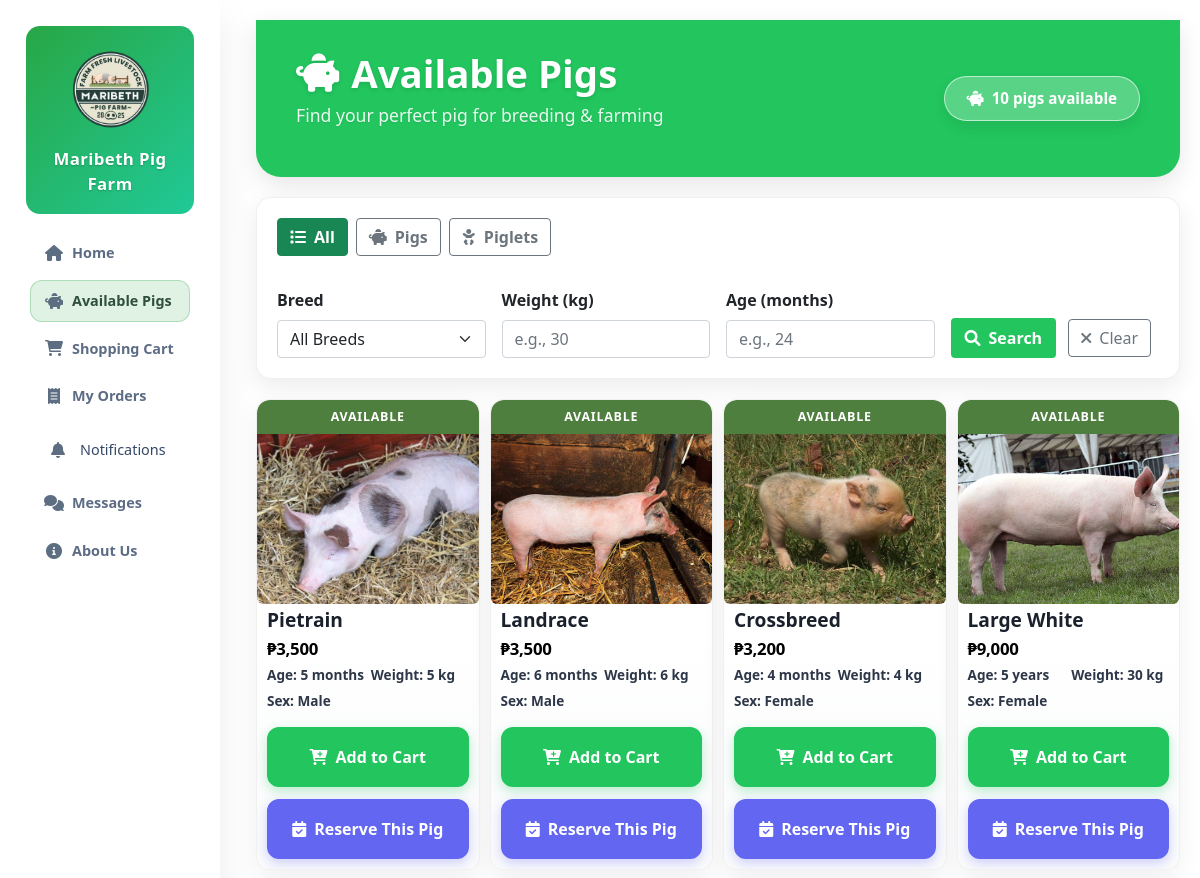
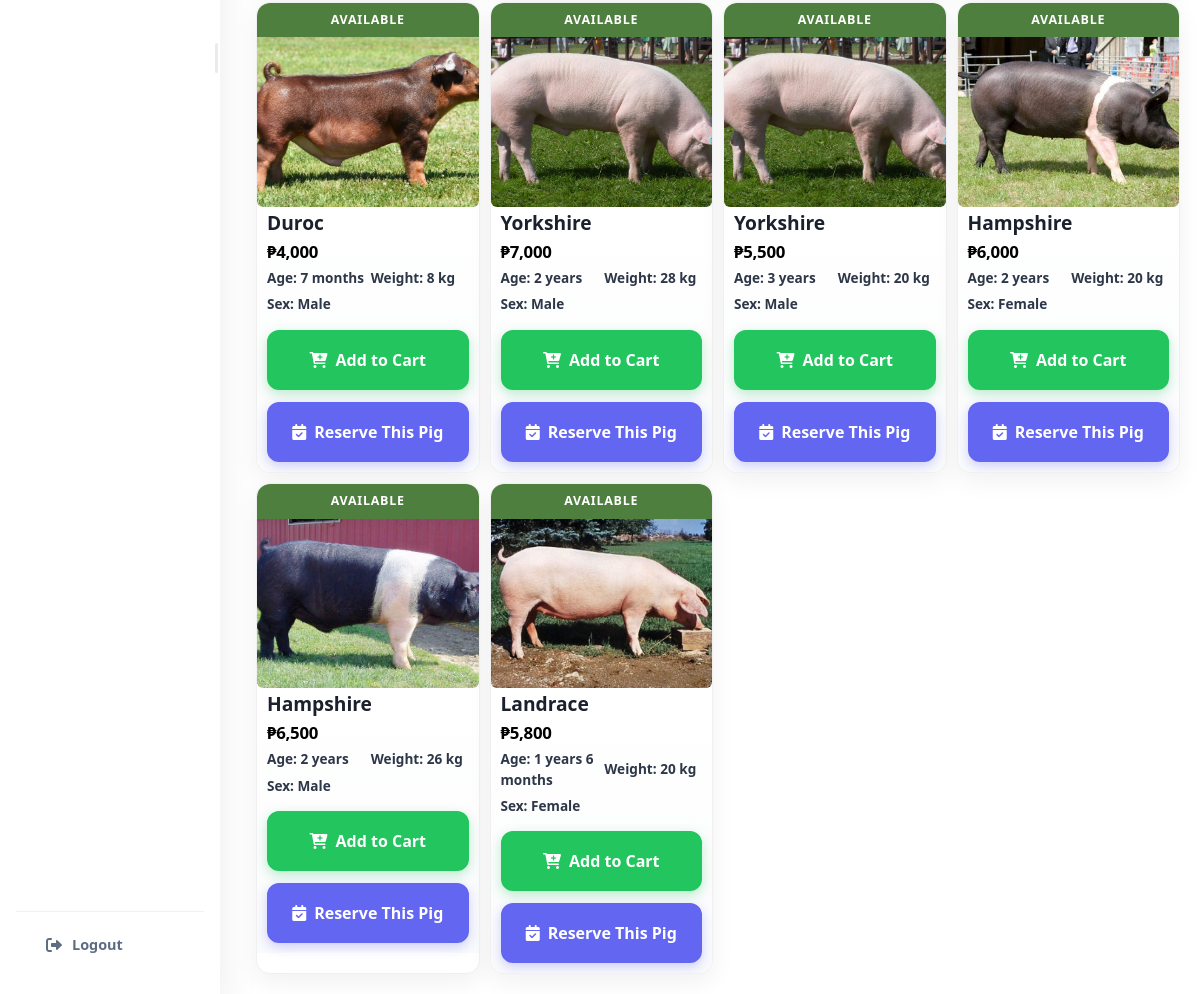
The page /available-pigs/ (signed in) on the database its author committed (2 pictures, top to bottom).
### myapp/models.py (models this page shows, shortened)
class Pig(models.Model):
    SEX_CHOICES = [
        ('M', 'Male'),
        ('F', 'Female'),
    ]
    BREED_CHOICES = [
        ('Yorkshire', 'Yorkshire'),
        ('Landrace', 'Landrace'),
        ('Duroc', 'Duroc'),
        ('Hampshire', 'Hampshire'),
        ('Pietrain', 'Pietrain'),
        ('Large White', 'Large White'),
        ('Native', 'Native'),
        ('Crossbreed', 'Crossbreed'),
    ]
    breed = models.CharField(max_length=50, choices=BREED_CHOICES)
    age_months = models.IntegerField(help_text="Age in months")
    weight_kg = models.DecimalField(max_digits=6, decimal_places=2, help_text="Weight in kilograms")
    sex = models.CharField(max_length=1, choices=SEX_CHOICES)
    price = models.DecimalField(max_digits=10, decimal_places=2)
    description = models.TextField(blank=True, help_text="Short description of the pig's characteristics")
    picture = models.ImageField(upload_to='pig_images/', blank=True, null=True)
    is_available = models.BooleanField(default=True)
    created_at = models.DateTimeField(auto_now_add=True)
    def get_age_display(self):
        if self.age_months >= 12:
            years = self.age_months // 12
            remaining_months = self.age_months % 12
            if remaining_months > 0:
                return f"{years} years {remaining_months} months"
            else:
                return f"{years} years"
        else:
            return f"{self.age_months} months"

### myapp/views.py (the view)
# urls.py: path('available-pigs/', views.available_pigs_view, name='available_pigs'),
@login_required
def available_pigs_view(request):
    pigs = Pig.objects.filter(is_available=True)
    breed = request.GET.get('breed', '')
    min_weight = request.GET.get('min_weight', '')
    max_weight = request.GET.get('max_weight', '')
    min_age = request.GET.get('min_age', '')
    max_age = request.GET.get('max_age', '')
    age_filter = request.GET.get('age_filter', '')
    if age_filter == 'pigs':
        pigs = pigs.filter(age_months__gte=6)  # 6 months or older = pigs
    elif age_filter == 'piglets':
        pigs = pigs.filter(age_months__lt=6)   # Under 6 months = piglets
    if breed:
        pigs = pigs.filter(breed=breed)
    if min_weight:
        try:
            pigs = pigs.filter(weight_kg__gte=float(min_weight))
        except ValueError:
            pass
    if max_weight:
        try:
            pigs = pigs.filter(weight_kg__lte=float(max_weight))
        except ValueError:
            pass
    if min_age:
        try:
            pigs = pigs.filter(age_months__gte=int(min_age))
        except ValueError:
            pass
    if max_age:
        try:
            pigs = pigs.filter(age_months__lte=int(max_age))
        except ValueError:
            pass
    available_breeds = Pig.objects.filter(is_available=True).values_list('breed', flat=True).distinct().order_by('breed')
    context = {
        'pigs': pigs,
        'available_breeds': available_breeds,
        'search_params': {
            'breed': breed,
            'min_weight': min_weight,
            'max_weight': max_weight,
            'min_age': min_age,
            'max_age': max_age,
            'age_filter': age_filter,
        }
    }
    return render(request, 'myapp/available_pigs.html', context)

### templates/myapp/available_pigs.html (shortened to what this page needs)
{% extends 'base.html' %}
{% load humanize %}
{% block content %}
<div class="standard-page-header standard-page-header--full">
    <div class="header-inner">
        <div class="header-left">
            {% if user.is_superuser or user.is_staff %}
            <h1 class="page-title">
                <i class="fas fa-piggy-bank" aria-hidden="true"></i>Pig Management
            </h1>
            <p class="page-tagline">Oversee your livestock inventory & operations</p>
            {% else %}
            <h1 class="page-title">
                <i class="fas fa-piggy-bank" aria-hidden="true"></i>Available Pigs
            </h1>
            <p class="page-tagline">Find your perfect pig for breeding & farming</p>
            {% endif %}
        </div>
        {% if user.is_superuser or user.is_staff %}
        <div class="header-action">
            <a href="{% url 'admin_pig_add' %}" class="header-add-pig-btn">
                <i class="fas fa-plus"></i>Add New Pig
            </a>
        </div>
        {% else %}
        <div class="header-badge">
            <i class="fas fa-piggy-bank"></i>{{ pigs|length }} pig{{ pigs|length|pluralize }} available
        </div>
        {% endif %}
    </div>
</div>
    <div class="search-section">
        <div class="row mb-3">
            <div class="col-12">
                <div class="d-flex gap-2 mb-3">
                    <a href="{% url 'available_pigs' %}"
                       class="btn {% if not request.GET.age_filter %}btn-success{% else %}btn-outline-secondary{% endif %}"
                       style="font-weight: 600;">
                        <i class="fas fa-list me-2"></i>All
                    </a>
                    <a href="{% url 'available_pigs' %}?age_filter=pigs"
                       class="btn {% if request.GET.age_filter == 'pigs' %}btn-success{% else %}btn-outline-secondary{% endif %}"
                       style="font-weight: 600;">
                        <i class="fas fa-piggy-bank me-2"></i>Pigs
                    </a>
                    <a href="{% url 'available_pigs' %}?age_filter=piglets"
                       class="btn {% if request.GET.age_filter == 'piglets' %}btn-success{% else %}btn-outline-secondary{% endif %}"
                       style="font-weight: 600;">
                        <i class="fas fa-baby me-2"></i>Piglets
                    </a>
                </div>
            </div>
        </div>
        <form method="GET" class="row g-3 align-items-end">
        <div class="col-md-3">
            <label class="form-label fw-bold">Breed</label>
            <select name="breed" id="breed" class="form-select">
                <option value="">All Breeds</option>
            </select>
        </div>
        <div class="col-md-3">
            <label class="form-label fw-bold">Weight (kg)</label>
            <input type="number" name="min_weight" id="min_weight" class="form-control"
                   placeholder="e.g., 30" value="{{ search_params.min_weight }}" min="0" step="0.1">
        </div>
        <div class="col-md-3">
            <label class="form-label fw-bold">Age (months)</label>
            <input type="number" name="max_age" id="max_age" class="form-control"
                   placeholder="e.g., 24" value="{{ search_params.max_age }}" min="0">
        </div>
        <div class="col-md-3">
            <button type="submit" class="btn me-2" style="background: #22c55e !important; border: 2px solid #22c55e !important; color: white !important; font-weight: 600;">
                <i class="fas fa-search me-2"></i>Search
            </button>
            <a href="{% url 'available_pigs' %}" class="btn btn-outline-secondary">
                <i class="fas fa-times me-2"></i>Clear
            </a>
        </div>
        </form>
    </div>
    {% if pigs %}
    <div class="pig-grid">
        {% for pig in pigs %}
        <div class="pig-card">
            <div class="listing-badge">AVAILABLE</div>
            <div class="listing-thumb">
                {% if pig.picture %}
                    <img src="{{ pig.picture.url }}" class="listing-img" alt="{{ pig.breed }}">
                {% else %}
                    <div class="listing-placeholder"><i class="fas fa-piggy-bank"></i></div>
                {% endif %}
            </div>
            <div class="listing-meta">
                <div class="meta-lines">
                    <div class="meta-line-1">{{ pig.breed }}</div>
                </div>
            </div>
            <div class="card-content">
                <div class="price-line">₱{{ pig.price|floatformat:0|intcomma }}</div>
                <div class="listing-attrs">
                    <div class="attr">Age: {{ pig.get_age_display }}</div>
                    <div class="attr">Weight: {{ pig.weight_kg|floatformat:0 }} kg</div>
                </div>
                <div class="meta-bottom">
                    <div class="left">Sex: {{ pig.get_sex_display }}</div>
                </div>
                {% if user.is_superuser or user.is_staff %}
                <div class="admin-buttons">
                    <a href="{% url 'admin_pig_edit' pig.id %}" class="btn-edit">
                        <i class="fas fa-edit"></i> Edit
                    </a>
                    <a href="{% url 'admin_pig_delete' pig.id %}" class="btn-delete" onclick="return confirm('Are you sure you want to delete this pig?')">
                        <i class="fas fa-trash"></i> Delete
                    </a>
                </div>
                {% else %}
                <div class="action-buttons" style="display: flex; flex-direction: column; gap: 12px; width: 100%; margin-top: 15px;">
                    <form method="get" action="{% url 'add_to_cart' pig.id %}" style="width: 100%; margin: 0;">
                        <button type="submit"
                                class="btn-reserve mobile-btn"
                                style="width: 100%; padding: 16px 20px; font-size: 1rem; border-radius: 12px; min-height: 50px; display: flex; align-items: center; justify-content: center; gap: 8px; text-decoration: none; background: #22c55e !important; border: 2px solid #22c55e !important; color: white !important; font-weight: 600; box-shadow: 0 4px 12px rgba(34, 197, 94, 0.3); transition: all 0.3s ease; touch-action: manipulation; -webkit-tap-highlight-color: transparent; cursor: pointer; user-select: none; -webkit-user-select: none; box-sizing: border-box;">
                            <i class="fas fa-cart-plus"></i>
                            Add to Cart
                        </button>
                    </form>
                    <a href="{% url 'reservation_with_pig' pig.id %}"
                       class="btn-reserve mobile-btn"
                       style="width: 100%; padding: 16px 20px; font-size: 1rem; border-radius: 12px; min-height: 50px; display: flex; align-items: center; justify-content: center; gap: 8px; text-decoration: none; background: #6366f1 !important; border: 2px solid #6366f1 !important; color: white !important; font-weight: 600; box-shadow: 0 4px 12px rgba(99, 102, 241, 0.3); transition: all 0.3s ease; touch-action: manipulation; -webkit-tap-highlight-color: transparent; cursor: pointer; user-select: none; -webkit-user-select: none; box-sizing: border-box;">
                        <i class="fas fa-calendar-check"></i>
                        Reserve This Pig
                    </a>
                </div>
                {% endif %}
            </div>
        </div>
        {% endfor %}
    </div>
    {% endif %}
</div>
{% endblock %}

### templates/base.html (shortened to what this page needs)
{% load static %}
<!DOCTYPE html>
<html lang="en">
<head>
    <link href="https://cdn.jsdelivr.net/npm/bootstrap@5.1.3/dist/css/bootstrap.min.css" rel="stylesheet">
    <link href="https://cdnjs.cloudflare.com/ajax/libs/font-awesome/6.0.0/css/all.min.css" rel="stylesheet">
 </head>
 <body>
     {% if user.is_authenticated %}
    <div class="sidebar" id="sidebar">
        <div class="sidebar-resizer" id="sidebarResizer">
            <div class="sidebar-resize-handle"></div>
        </div>
        <div class="brand">
            <img src="{% static 'images/maribeth-logo.png' %}" alt="Maribeth Pig Farm Logo">
            <div class="brand-title">Maribeth Pig Farm</div>
        </div>
        <nav class="nav flex-column nav-main">
            <a class="nav-link {% if request.resolver_match.url_name == 'home' %}active{% endif %}" href="{% url 'home' %}">
                <i class="fas fa-home"></i> <span>Home</span>
            </a>
            {% if user.is_superuser or user.is_staff %}
            <div class="sidebar-notifications">
                <div class="notification-trigger" id="notification-trigger">
                    <div class="notification-content">
                        <i class="fas fa-bell"></i>
                        <span class="notification-text">Pending Orders</span>
                        <span class="notification-badge" id="pending-count" style="display: none;"></span>
                    </div>
                </div>
            </div>
            <a class="nav-link {% if request.resolver_match.url_name == 'available_pigs' %}active{% endif %}" href="{% url 'available_pigs' %}">
                <i class="fas fa-piggy-bank"></i> <span>Manage Pigs</span>
            </a>
            <a class="nav-link {% if request.resolver_match.url_name == 'admin_user_list' %}active{% endif %}" href="{% url 'admin_user_list' %}">
                <i class="fas fa-users"></i> <span>Manage Customers</span>
            </a>
            <a class="nav-link {% if request.resolver_match.url_name == 'admin_reservation_list' %}active{% endif %}" href="{% url 'admin_reservation_list' %}">
                <i class="fas fa-shopping-cart"></i> <span>Order Management</span>
            </a>
            <a class="nav-link {% if request.resolver_match.url_name == 'admin_feedback_list' %}active{% endif %}" href="{% url 'admin_feedback_list' %}">
                <i class="fas fa-star"></i> <span>Manage Feedback</span>
            </a>
            <a class="nav-link {% if request.resolver_match.url_name == 'tracking_records' %}active{% endif %}" href="{% url 'tracking_records' %}">
                <i class="fas fa-chart-line"></i> <span>Tracking Records</span>
            </a>
            <a class="nav-link {% if request.resolver_match.url_name == 'admin_inbox' %}active{% endif %}" href="{% url 'admin_inbox' %}">
                <i class="fas fa-inbox"></i> <span>Inbox</span>
            </a>
            {% else %}
            <a class="nav-link {% if request.resolver_match.url_name == 'available_pigs' %}active{% endif %}" href="{% url 'available_pigs' %}">
                <i class="fas fa-piggy-bank"></i> <span>Available Pigs</span>
            </a>
            <a class="nav-link {% if request.resolver_match.url_name == 'view_cart' %}active{% endif %}" href="{% url 'view_cart' %}">
                <i class="fas fa-shopping-cart"></i> <span>Shopping Cart</span>
            </a>
            <a class="nav-link {% if request.resolver_match.url_name == 'customer_reservation_list' %}active{% endif %}" href="{% url 'customer_reservation_list' %}">
                <i class="fas fa-receipt"></i> <span>My Orders</span>
            </a>
            <div class="sidebar-notifications">
                <div class="notification-trigger" id="customer-notification-trigger">
                    <div class="notification-content">
                        <i class="fas fa-bell"></i>
                        <span class="notification-text">Notifications</span>
                    </div>
                </div>
            </div>
            <a class="nav-link {% if request.resolver_match.url_name == 'my_messages' or request.resolver_match.url_name == 'send_message' %}active{% endif %}" href="{% url 'my_messages' %}">
                <i class="fas fa-comments"></i> <span>Messages</span>
            </a>
            <a class="nav-link {% if request.resolver_match.url_name == 'description' %}active{% endif %}" href="{% url 'description' %}">
                <i class="fas fa-info-circle"></i> <span>About Us</span>
            </a>
            {% endif %}
        </nav>
        <div class="nav-bottom">
            <a class="nav-link" href="#" onclick="showLogoutModal()">
                <i class="fas fa-right-from-bracket"></i> <span>Logout</span>
            </a>
        </div>
    </div>
    <div class="main-content app-viewport" id="mainContent">
    {% else %}
    <div class="login-container">
    {% endif %}
        {% block content %}
        {% endblock %}
</body>
</html>

### rows shown on the page
Pig: picture (picture), breed "Pietrain", price "3,500", age "5 months", weight_kg "5", sex "Male"
Pig: picture (picture), breed "Landrace", price "3,500", age "6 months", weight_kg "6", sex "Male"
Pig: picture (picture), breed "Crossbreed", price "3,200", age "4 months", weight_kg "4", sex "Female"
Pig: picture (picture), breed "Large White", price "9,000", age "5 years", weight_kg "30", sex "Female"
Pig: picture (picture), breed "Duroc", price "4,000", age "7 months", weight_kg "8", sex "Male"
Pig: picture (picture), breed "Yorkshire", price "7,000", age "2 years", weight_kg "28", sex "Male"
Pig: picture (picture), breed "Yorkshire", price "5,500", age "3 years", weight_kg "20", sex "Male"
Pig: picture (picture), breed "Hampshire", price "6,000", age "2 years", weight_kg "20", sex "Female"
Pig: picture (picture), breed "Hampshire", price "6,500", age "2 years", weight_kg "26", sex "Male"
Pig: picture (picture), breed "Landrace", price "5,800", age "1 years 6 months", weight_kg "20", sex "Female"

### other values the page prints
{{ pigs|length }} "10"
